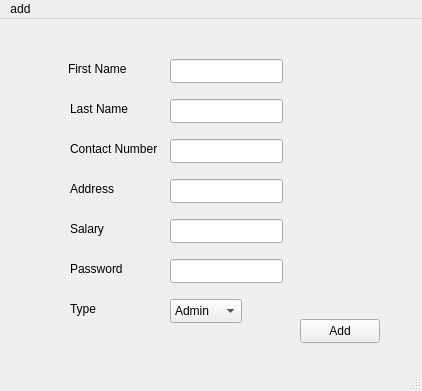
<?xml version="1.0" encoding="UTF-8"?>
<ui version="4.0">
 <class>MainWindow</class>
 <widget class="QMainWindow" name="MainWindow">
  <property name="geometry">
   <rect>
    <x>0</x>
    <y>0</y>
    <width>422</width>
    <height>391</height>
   </rect>
  </property>
  <property name="windowTitle">
   <string>MainWindow</string>
  </property>
  <widget class="QWidget" name="centralwidget">
   <widget class="QLineEdit" name="lineEdit">
    <property name="geometry">
     <rect>
      <x>170</x>
      <y>40</y>
      <width>113</width>
      <height>24</height>
     </rect>
    </property>
   </widget>
   <widget class="QLabel" name="label">
    <property name="geometry">
     <rect>
      <x>68</x>
      <y>40</y>
      <width>71</width>
      <height>20</height>
     </rect>
    </property>
    <property name="text">
     <string>First Name</string>
    </property>
   </widget>
   <widget class="QLineEdit" name="lineEdit_2">
    <property name="geometry">
     <rect>
      <x>170</x>
      <y>120</y>
      <width>113</width>
      <height>24</height>
     </rect>
    </property>
   </widget>
   <widget class="QLabel" name="label_2">
    <property name="geometry">
     <rect>
      <x>70</x>
      <y>120</y>
      <width>91</width>
      <height>20</height>
     </rect>
    </property>
    <property name="text">
     <string>Contact Number</string>
    </property>
   </widget>
   <widget class="QLineEdit" name="lineEdit_3">
    <property name="geometry">
     <rect>
      <x>170</x>
      <y>80</y>
      <width>113</width>
      <height>24</height>
     </rect>
    </property>
   </widget>
   <widget class="QLabel" name="label_3">
    <property name="geometry">
     <rect>
      <x>70</x>
      <y>80</y>
      <width>71</width>
      <height>20</height>
     </rect>
    </property>
    <property name="text">
     <string>Last Name</string>
    </property>
   </widget>
   <widget class="QLineEdit" name="lineEdit_4">
    <property name="geometry">
     <rect>
      <x>170</x>
      <y>160</y>
      <width>113</width>
      <height>24</height>
     </rect>
    </property>
   </widget>
   <widget class="QLabel" name="label_4">
    <property name="geometry">
     <rect>
      <x>70</x>
      <y>160</y>
      <width>71</width>
      <height>20</height>
     </rect>
    </property>
    <property name="text">
     <string>Address</string>
    </property>
   </widget>
   <widget class="QLineEdit" name="lineEdit_5">
    <property name="geometry">
     <rect>
      <x>170</x>
      <y>200</y>
      <width>113</width>
      <height>24</height>
     </rect>
    </property>
    <property name="text">
     <string/>
    </property>
   </widget>
   <widget class="QLabel" name="label_5">
    <property name="geometry">
     <rect>
      <x>70</x>
      <y>200</y>
      <width>71</width>
      <height>20</height>
     </rect>
    </property>
    <property name="text">
     <string>Salary</string>
    </property>
   </widget>
   <widget class="QLabel" name="label_6">
    <property name="geometry">
     <rect>
      <x>70</x>
      <y>280</y>
      <width>71</width>
      <height>20</height>
     </rect>
    </property>
    <property name="text">
     <string>Type</string>
    </property>
   </widget>
   <widget class="QComboBox" name="comboBox">
    <property name="geometry">
     <rect>
      <x>170</x>
      <y>280</y>
      <width>72</width>
      <height>24</height>
     </rect>
    </property>
    <item>
     <property name="text">
      <string>Admin</string>
     </property>
    </item>
    <item>
     <property name="text">
      <string>Employee</string>
     </property>
    </item>
    <item>
     <property name="text">
      <string> CEO</string>
     </property>
    </item>
   </widget>
   <widget class="QPushButton" name="pushButton">
    <property name="geometry">
     <rect>
      <x>300</x>
      <y>300</y>
      <width>80</width>
      <height>24</height>
     </rect>
    </property>
    <property name="text">
     <string>Add</string>
    </property>
   </widget>
   <widget class="QLabel" name="label_7">
    <property name="geometry">
     <rect>
      <x>70</x>
      <y>240</y>
      <width>71</width>
      <height>20</height>
     </rect>
    </property>
    <property name="text">
     <string>Password</string>
    </property>
   </widget>
   <widget class="QLineEdit" name="lineEdit_6">
    <property name="geometry">
     <rect>
      <x>170</x>
      <y>240</y>
      <width>113</width>
      <height>24</height>
     </rect>
    </property>
    <property name="text">
     <string/>
    </property>
   </widget>
  </widget>
  <widget class="QMenuBar" name="menubar">
   <property name="geometry">
    <rect>
     <x>0</x>
     <y>0</y>
     <width>422</width>
     <height>22</height>
    </rect>
   </property>
   <widget class="QMenu" name="menuadd">
    <property name="title">
     <string>add</string>
    </property>
    <addaction name="actionoption"/>
   </widget>
   <addaction name="menuadd"/>
  </widget>
  <widget class="QStatusBar" name="statusbar"/>
  <action name="actionoption">
   <property name="text">
    <string>option</string>
   </property>
  </action>
 </widget>
 <resources/>
 <connections/>
</ui>
